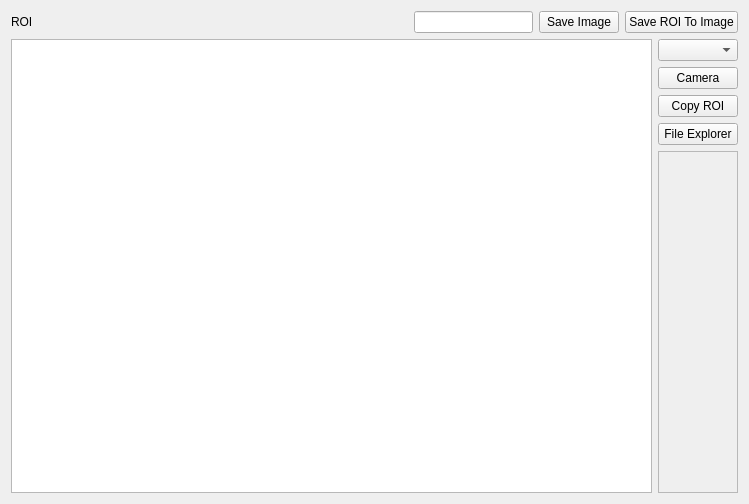
<?xml version="1.0" encoding="UTF-8"?>
<ui version="4.0">
 <class>ROISelector</class>
 <widget class="QWidget" name="ROISelector">
  <property name="geometry">
   <rect>
    <x>0</x>
    <y>0</y>
    <width>749</width>
    <height>504</height>
   </rect>
  </property>
  <property name="windowTitle">
   <string>ROI Selector</string>
  </property>
  <layout class="QVBoxLayout" name="verticalLayout">
   <item>
    <layout class="QHBoxLayout" name="horizontalLayout_2" stretch="10,3,0,1">
     <item>
      <widget class="QLabel" name="label">
       <property name="text">
        <string>ROI</string>
       </property>
      </widget>
     </item>
     <item>
      <widget class="QLineEdit" name="lineEdit"/>
     </item>
     <item>
      <widget class="QPushButton" name="save_imageButton">
       <property name="text">
        <string>Save Image</string>
       </property>
      </widget>
     </item>
     <item>
      <widget class="QPushButton" name="save_roiButton">
       <property name="text">
        <string>Save ROI To Image</string>
       </property>
      </widget>
     </item>
    </layout>
   </item>
   <item>
    <layout class="QHBoxLayout" name="horizontalLayout">
     <item>
      <widget class="QGraphicsView" name="graphicsView"/>
     </item>
     <item>
      <layout class="QVBoxLayout" name="verticalLayout_2" stretch="0,0,0,2,0">
       <item>
        <widget class="QComboBox" name="comboBox"/>
       </item>
       <item>
        <widget class="QPushButton" name="cameraButton">
         <property name="text">
          <string>Camera</string>
         </property>
        </widget>
       </item>
       <item>
        <widget class="QPushButton" name="clipboardButton">
         <property name="text">
          <string>Copy ROI</string>
         </property>
        </widget>
       </item>
       <item>
        <widget class="QPushButton" name="file_explorerButton">
         <property name="text">
          <string>File Explorer</string>
         </property>
        </widget>
       </item>
       <item>
        <widget class="QFrame" name="frame">
         <property name="frameShape">
          <enum>QFrame::StyledPanel</enum>
         </property>
         <property name="frameShadow">
          <enum>QFrame::Raised</enum>
         </property>
        </widget>
       </item>
      </layout>
     </item>
    </layout>
   </item>
  </layout>
 </widget>
 <resources/>
 <connections/>
</ui>
